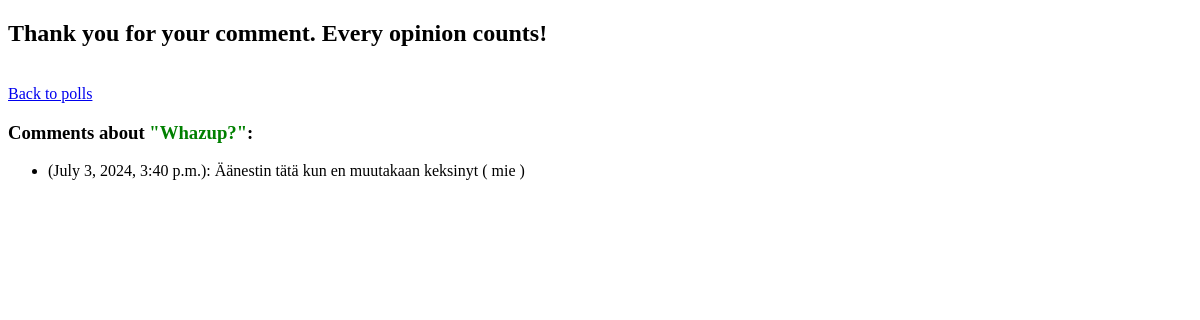
The page /polls/3/comment_thank_you/ on the database as committed earlier.
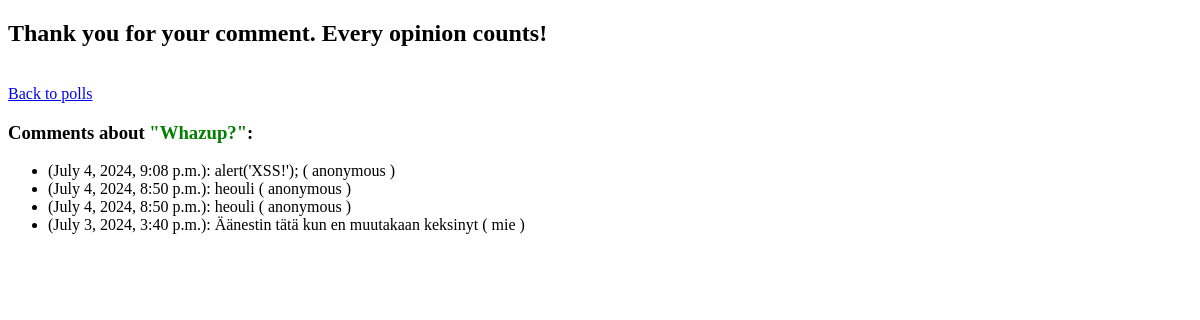
The same page on the database as committed later.
### polls/models.py (models this page shows)
class Comment(models.Model):
    question = models.ForeignKey(Question, on_delete=models.CASCADE)
    text = BleachField()          # this fix bleaches (sanitizes) end-user's input before it is taken to the database
    name = models.CharField(max_length=30, blank=True, null=True)
    email = models.EmailField(blank=False, null=True)  # blank = False = sähköposti vaaditaan vaikka sitä ei näytetä => laitetaan tietokantaan ja kokeillaan häkätä
    created_at = models.DateTimeField(auto_now_add=True)

### polls/views.py (the view)
# urls.py: path('<int:question_id>/comment_thank_you/', views.comment_thanks, name='comment_thanks')
def comment_thanks(request, question_id):
    try:
        question = Question.objects.get(pk=question_id)
        comments = Comment.objects.filter(question=question).order_by('-created_at')
    except Question.DoesNotExist:
        raise Http404("Question does not exist")
    return render(request, 'polls/comment_thank_you.html', {
        'question': question,
        'comments': comments
    })

### polls/templates/polls/comment_thank_you.html (shortened to what this page needs)
<!DOCTYPE html>
<html>
<head>
</head>
<body>
    <h2>Thank you for your comment. Every opinion counts!</h2>
    <br/>
    <a href="{% url 'polls:index' %}">Back to polls</a>
    <h3>Comments about <FONT COLOR="#008000">"{{ question.question_text }}"</FONT>:</h3>
    <ul>
        {% for comment in comments %}
        <li>({{ comment.created_at }}): {{ comment.text|safe }} ({% if comment.name %} {{ comment.name }} {% else %} anonymous {% endif %})</li>
        {% empty %}
            <li>No comments yet.</li>
        {% endfor %}
    </ul>
</body>
</html>

Rows that differ between the two databases and show on the page:
added Comment: created_at "July 4, 2024, 9:08 p.m.", text "alert('XSS!');", shows "anonymous"
added Comment: created_at "July 4, 2024, 8:50 p.m.", text "heouli", shows "anonymous"
added Comment: created_at "July 4, 2024, 8:50 p.m.", text "heouli", shows "anonymous"
